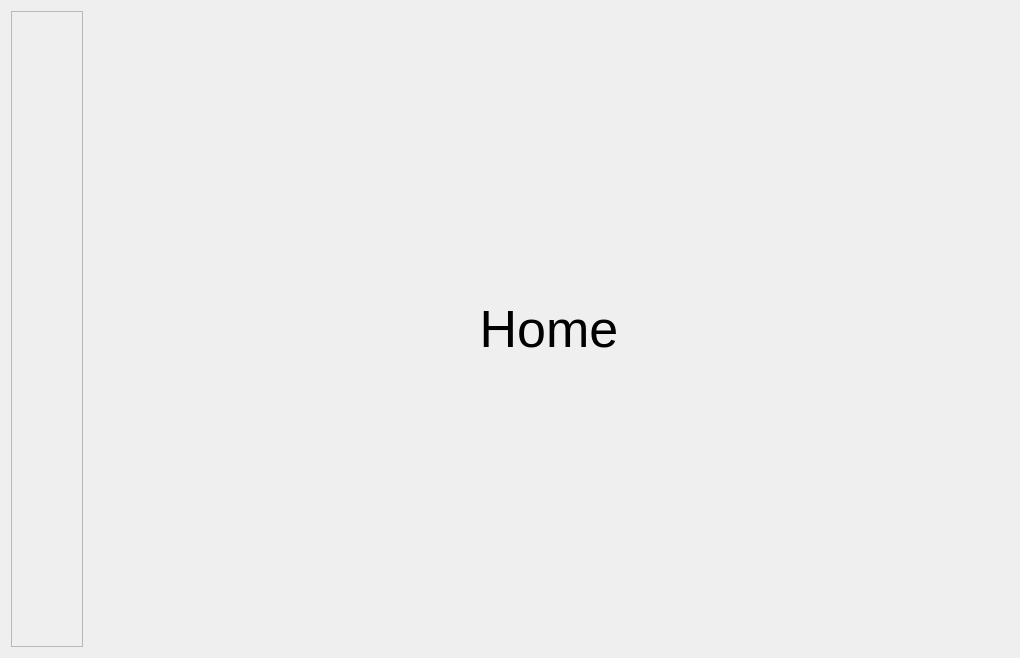
<?xml version="1.0" encoding="UTF-8"?>
<ui version="4.0">
 <class>MainWindow</class>
 <widget class="QWidget" name="MainWindow">
  <property name="geometry">
   <rect>
    <x>0</x>
    <y>0</y>
    <width>1020</width>
    <height>658</height>
   </rect>
  </property>
  <property name="windowTitle">
   <string>Form</string>
  </property>
  <layout class="QHBoxLayout" name="horizontalLayout_5">
   <item>
    <widget class="QFrame" name="frame">
     <property name="minimumSize">
      <size>
       <width>72</width>
       <height>0</height>
      </size>
     </property>
     <property name="frameShape">
      <enum>QFrame::StyledPanel</enum>
     </property>
     <property name="frameShadow">
      <enum>QFrame::Raised</enum>
     </property>
     <layout class="QHBoxLayout" name="horizontalLayout_3">
      <property name="spacing">
       <number>0</number>
      </property>
      <property name="leftMargin">
       <number>0</number>
      </property>
      <property name="topMargin">
       <number>0</number>
      </property>
      <property name="rightMargin">
       <number>0</number>
      </property>
      <property name="bottomMargin">
       <number>0</number>
      </property>
      <item>
       <layout class="QVBoxLayout" name="buttonLayout"/>
      </item>
     </layout>
    </widget>
   </item>
   <item>
    <widget class="QStackedWidget" name="stackedWidget">
     <property name="currentIndex">
      <number>0</number>
     </property>
     <widget class="QWidget" name="page_home">
      <layout class="QHBoxLayout" name="horizontalLayout_4">
       <item>
        <widget class="QLabel" name="label">
         <property name="font">
          <font>
           <pointsize>39</pointsize>
          </font>
         </property>
         <property name="text">
          <string>Home</string>
         </property>
         <property name="alignment">
          <set>Qt::AlignCenter</set>
         </property>
        </widget>
       </item>
      </layout>
     </widget>
     <widget class="QWidget" name="page_rss">
      <layout class="QHBoxLayout" name="horizontalLayout_2">
       <property name="spacing">
        <number>0</number>
       </property>
       <property name="leftMargin">
        <number>0</number>
       </property>
       <property name="topMargin">
        <number>0</number>
       </property>
       <property name="rightMargin">
        <number>0</number>
       </property>
       <property name="bottomMargin">
        <number>0</number>
       </property>
       <item>
        <widget class="QSplitter" name="splitter">
         <property name="orientation">
          <enum>Qt::Horizontal</enum>
         </property>
         <widget class="QWidget" name="">
          <layout class="QVBoxLayout" name="verticalLayout_2" stretch="1,2,5">
           <item>
            <widget class="QPushButton" name="pushButton_all">
             <property name="text">
              <string>Show All</string>
             </property>
            </widget>
           </item>
           <item>
            <widget class="QTableWidget" name="topfeedTable">
             <property name="minimumSize">
              <size>
               <width>200</width>
               <height>0</height>
              </size>
             </property>
            </widget>
           </item>
           <item>
            <widget class="QTableWidget" name="feedTable">
             <property name="minimumSize">
              <size>
               <width>200</width>
               <height>0</height>
              </size>
             </property>
            </widget>
           </item>
          </layout>
         </widget>
         <widget class="QWidget" name="layoutWidget">
          <layout class="QVBoxLayout" name="verticalLayout">
           <property name="spacing">
            <number>0</number>
           </property>
           <item>
            <widget class="QTableWidget" name="articleTable">
             <property name="minimumSize">
              <size>
               <width>200</width>
               <height>0</height>
              </size>
             </property>
            </widget>
           </item>
           <item>
            <layout class="QHBoxLayout" name="horizontalLayout">
             <property name="spacing">
              <number>0</number>
             </property>
             <item>
              <widget class="QPushButton" name="pushButton_left">
               <property name="text">
                <string/>
               </property>
               <property name="icon">
                <iconset resource="../Program/Python/Lib/site-packages/DTPySide/DT.qrc">
                 <normaloff>:/icon/white/white_chevron-left.svg</normaloff>:/icon/white/white_chevron-left.svg</iconset>
               </property>
              </widget>
             </item>
             <item>
              <widget class="QPushButton" name="pushButton_right">
               <property name="text">
                <string/>
               </property>
               <property name="icon">
                <iconset resource="../Program/Python/Lib/site-packages/DTPySide/DT.qrc">
                 <normaloff>:/icon/white/white_chevron-right.svg</normaloff>:/icon/white/white_chevron-right.svg</iconset>
               </property>
              </widget>
             </item>
            </layout>
           </item>
          </layout>
         </widget>
        </widget>
       </item>
      </layout>
     </widget>
    </widget>
   </item>
  </layout>
  <action name="actionCreate_New_Section">
   <property name="icon">
    <iconset resource="../Program/Python/Lib/site-packages/DTPySide/DT.qrc">
     <normaloff>:/icon/white/white_plus.svg</normaloff>:/icon/white/white_plus.svg</iconset>
   </property>
   <property name="text">
    <string>Create New Section</string>
   </property>
  </action>
 </widget>
 <resources>
  <include location="../Program/Python/Lib/site-packages/DTPySide/DT.qrc"/>
 </resources>
 <connections/>
</ui>
